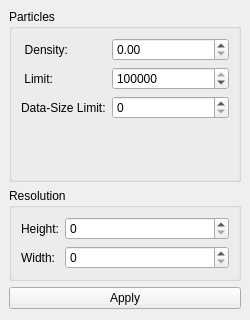
<?xml version="1.0" encoding="UTF-8"?>
<ui version="4.0">
 <class>RenderoptionPanel</class>
 <widget class="QDockWidget" name="RenderoptionPanel">
  <property name="geometry">
   <rect>
    <x>0</x>
    <y>0</y>
    <width>250</width>
    <height>320</height>
   </rect>
  </property>
  <property name="minimumSize">
   <size>
    <width>250</width>
    <height>320</height>
   </size>
  </property>
  <property name="maximumSize">
   <size>
    <width>250</width>
    <height>320</height>
   </size>
  </property>
  <property name="windowTitle">
   <string>Render Options</string>
  </property>
  <widget class="QWidget" name="dockWidgetContents">
   <property name="maximumSize">
    <size>
     <width>250</width>
     <height>500</height>
    </size>
   </property>
   <layout class="QVBoxLayout" name="verticalLayout" stretch="10,0,0,0">
    <property name="sizeConstraint">
     <enum>QLayout::SetNoConstraint</enum>
    </property>
    <item>
     <widget class="QGroupBox" name="groupBox_8">
      <property name="sizePolicy">
       <sizepolicy hsizetype="Preferred" vsizetype="MinimumExpanding">
        <horstretch>0</horstretch>
        <verstretch>0</verstretch>
       </sizepolicy>
      </property>
      <property name="title">
       <string>Particles</string>
      </property>
      <layout class="QFormLayout" name="formLayout_5">
       <item row="0" column="0">
        <widget class="QLabel" name="particleDensityLabel">
         <property name="text">
          <string> Density:</string>
         </property>
         <property name="alignment">
          <set>Qt::AlignRight|Qt::AlignTrailing|Qt::AlignVCenter</set>
         </property>
        </widget>
       </item>
       <item row="0" column="1">
        <widget class="QDoubleSpinBox" name="particleDensity"/>
       </item>
       <item row="1" column="0">
        <widget class="QLabel" name="particleLimitLabel">
         <property name="text">
          <string> Limit:</string>
         </property>
         <property name="alignment">
          <set>Qt::AlignRight|Qt::AlignTrailing|Qt::AlignVCenter</set>
         </property>
        </widget>
       </item>
       <item row="1" column="1">
        <widget class="QSpinBox" name="particleLimit">
         <property name="maximum">
          <number>10000000</number>
         </property>
         <property name="value">
          <number>1000000</number>
         </property>
        </widget>
       </item>
       <item row="2" column="1">
        <widget class="QSpinBox" name="dataSizeLimit"/>
       </item>
       <item row="2" column="0">
        <widget class="QLabel" name="label">
         <property name="text">
          <string>Data-Size Limit:</string>
         </property>
        </widget>
       </item>
      </layout>
     </widget>
    </item>
    <item>
     <widget class="QGroupBox" name="groupBox_7">
      <property name="title">
       <string>Resolution</string>
      </property>
      <layout class="QFormLayout" name="formLayout_4">
       <item row="0" column="0">
        <widget class="QLabel" name="heightLabel">
         <property name="text">
          <string>Height:</string>
         </property>
         <property name="alignment">
          <set>Qt::AlignRight|Qt::AlignTrailing|Qt::AlignVCenter</set>
         </property>
        </widget>
       </item>
       <item row="0" column="1">
        <widget class="QSpinBox" name="resolutionHeight">
         <property name="maximum">
          <number>16192</number>
         </property>
        </widget>
       </item>
       <item row="1" column="0">
        <widget class="QLabel" name="widthLabel">
         <property name="text">
          <string>Width:</string>
         </property>
         <property name="alignment">
          <set>Qt::AlignRight|Qt::AlignTrailing|Qt::AlignVCenter</set>
         </property>
        </widget>
       </item>
       <item row="1" column="1">
        <widget class="QSpinBox" name="resolutionWidth">
         <property name="maximum">
          <number>16192</number>
         </property>
        </widget>
       </item>
      </layout>
     </widget>
    </item>
    <item>
     <widget class="QPushButton" name="applyButton">
      <property name="text">
       <string>Apply</string>
      </property>
     </widget>
    </item>
    <item>
     <spacer name="verticalSpacer">
      <property name="orientation">
       <enum>Qt::Vertical</enum>
      </property>
      <property name="sizeHint" stdset="0">
       <size>
        <width>20</width>
        <height>2</height>
       </size>
      </property>
     </spacer>
    </item>
   </layout>
  </widget>
 </widget>
 <resources/>
 <connections/>
</ui>
